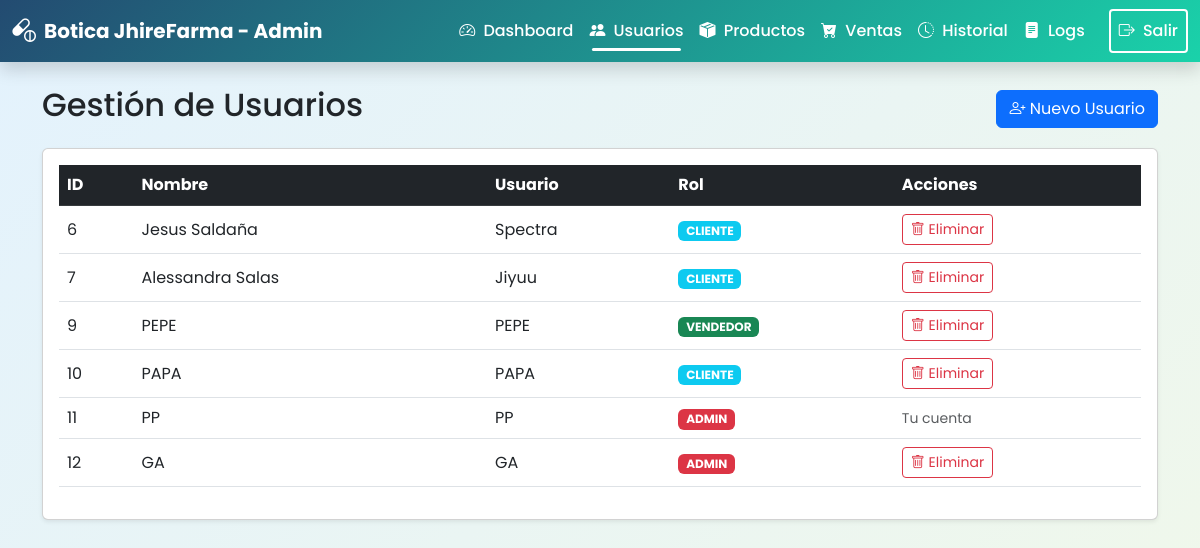
Screenshot of /index.php?route=admin/usuarios (signed in) with the database file from the repository.
### tables this page shows
CREATE TABLE `usuarios` (
  `id` int(11) NOT NULL AUTO_INCREMENT,
  `nombre` varchar(100) DEFAULT NULL,
  `dni` varchar(8) DEFAULT NULL,
  `edad` int(11) DEFAULT NULL,
  `usuario` varchar(50) DEFAULT NULL,
  `clave` varchar(255) DEFAULT NULL,
  `correo` varchar(100) DEFAULT NULL,
  `genero` varchar(20) DEFAULT NULL,
  `promociones` varchar(10) DEFAULT NULL,
  `direccion` varchar(150) DEFAULT NULL,
  `telefono` varchar(20) DEFAULT NULL,
  `rol` enum('cliente','vendedor','admin') DEFAULT 'cliente',
  PRIMARY KEY (`id`)
);

### app/autoload.php (called while the page is built, shortened)
<?php
spl_autoload_register(function ($class) {
    $prefix = 'App\\';
    $base_dir = __DIR__ . '/';
    $len = strlen($prefix);
    $relative_class = substr($class, $len);
    $file = $base_dir . str_replace('\\', '/', $relative_class) . '.php';
});

### app/Config/Database.php (called while the page is built, shortened)
<?php
class Database {
    private static $instance = null;
    private $connection;
    private $host = 'localhost';
    private $user = 'root';
    private $pass = '';
    private $name = 'botica';
    private function __construct() {
        $this->connection = new \mysqli($this->host, $this->user, $this->pass, $this->name);
        $this->connection->set_charset("utf8mb4");
    }
    public static function getInstance() {
        if (!self::$instance) {
            self::$instance = new Database();
        }
        return self::$instance;
    }
    public function getConnection() {
        return $this->connection;
    }
}

### app/Controllers/AdminController.php (called while the page is built, shortened)
<?php
class AdminController {
    private $db;
    public function __construct() {
        $this->db = Database::getInstance()->getConnection();
    }
    public function getAllUsers() {
        $result = $this->db->query("SELECT id, nombre, usuario, rol FROM usuarios");
        return $result;
    }
}

### app/Views/admin/usuarios.php (the view, shortened to what this page needs)
<?php
require __DIR__ . '/../layouts/header.php';
require __DIR__ . '/../layouts/navbar_admin.php';
$adminController = new AdminController();
$usuarios = $adminController->getAllUsers();
?>
<div class="container mt-4">
    <div class="d-flex justify-content-between align-items-center mb-3">
        <h2>Gestión de Usuarios</h2>
        <button class="btn btn-primary" data-bs-toggle="modal" data-bs-target="#newUserModal">
            <i class="bi bi-person-plus"></i> Nuevo Usuario
        </button>
    </div>
    <div class="card shadow-sm">
        <div class="card-body">
            <table class="table table-hover align-middle">
                <thead class="table-dark">
                    <tr>
                        <th>ID</th>
                        <th>Nombre</th>
                        <th>Usuario</th>
                        <th>Rol</th>
                        <th>Acciones</th>
                    </tr>
                </thead>
                <tbody>
                    <?php while($u = $usuarios->fetch_assoc()): ?>
                    <tr>
                        <td><?php echo $u['id']; ?></td>
                        <td><?php echo htmlspecialchars($u['nombre']); ?></td>
                        <td><?php echo htmlspecialchars($u['usuario']); ?></td>
                        <td>
                            <span class="badge <?php
                                echo $u['rol'] === 'admin' ? 'bg-danger' :
                                    ($u['rol'] === 'vendedor' ? 'bg-success' : 'bg-info');
                            ?>">
                                <?php echo strtoupper($u['rol']); ?>
                            </span>
                        </td>
                        <td>
                            <?php if ($u['id'] != $_SESSION['usuario_id']): ?>
                            <a href="index.php?route=admin/usuarios&delete=<?php echo $u['id']; ?>" class="btn btn-sm btn-outline-danger" onclick="return confirm('¿Estás seguro de eliminar este usuario?');">
                                <i class="bi bi-trash"></i> Eliminar
                            </a>
                            <?php else: ?>
                            <span class="text-muted small">Tu cuenta</span>
                            <?php endif; ?>
                        </td>
                    </tr>
                    <?php endwhile; ?>
                </tbody>
            </table>
        </div>
    </div>
</div>
<?php require __DIR__ . '/../layouts/footer.php'; ?>

### public/assets/css/base/variables.css (style rules this page uses)
:root { --color-medical-blue: #2D5F8D; --color-pharmacy-green: #4CAF50; --color-clean-white: #FFFFFF; --color-light-cyan: #E3F2FD; --color-light-green: #F1F8E9; --color-dark-bg: #1A1A2E; --color-dark-card: #16213E; --color-dark-accent: #4CAF50; --color-success: #4CAF50; --color-warning: #FFA726; --color-danger: #EF5350; --color-info: #29B6F6; --gradient-primary: linear-gradient(135deg, #234b71 0%, #1ad2aa 100%); --gradient-light: linear-gradient(135deg, #E3F2FD 0%, #F1F8E9 100%); --gradient-dark: linear-gradient(135deg, #1A1A2E 0%, #16213E 100%); --font-primary: 'Poppins', sans-serif; --spacing-xs: 0.25rem; --spacing-sm: 0.5rem; --spacing-md: 1rem; --spacing-lg: 1.5rem; --spacing-xl: 2rem; --radius-sm: 0.25rem; --radius-md: 0.5rem; --radius-lg: 1rem; --shadow-sm: 0 2px 4px rgba(0, 0, 0, 0.1); --shadow-md: 0 4px 6px rgba(0, 0, 0, 0.1); --shadow-lg: 0 10px 15px rgba(0, 0, 0, 0.1); --shadow-xl: 0 20px 25px rgba(0, 0, 0, 0.15); }

### public/assets/css/base/global.css (style rules this page uses)
body { font-family: var(--font-primary); background: var(--gradient-light); min-height: 100vh; margin: 0; padding: 0; }

### rows the page displays
usuarios: id "6", nombre "Jesus Saldaña", usuario "Spectra", rol "CLIENTE"
usuarios: id "7", nombre "Alessandra Salas", usuario "Jiyuu", rol "CLIENTE"
usuarios: id "9", nombre "PEPE", usuario "PEPE", rol "VENDEDOR"
usuarios: id "10", nombre "PAPA", usuario "PAPA", rol "CLIENTE"
usuarios: id "11", nombre "PP", usuario "PP", rol "ADMIN", shows "Tu cuenta"
usuarios: id "12", nombre "GA", usuario "GA", rol "ADMIN"
